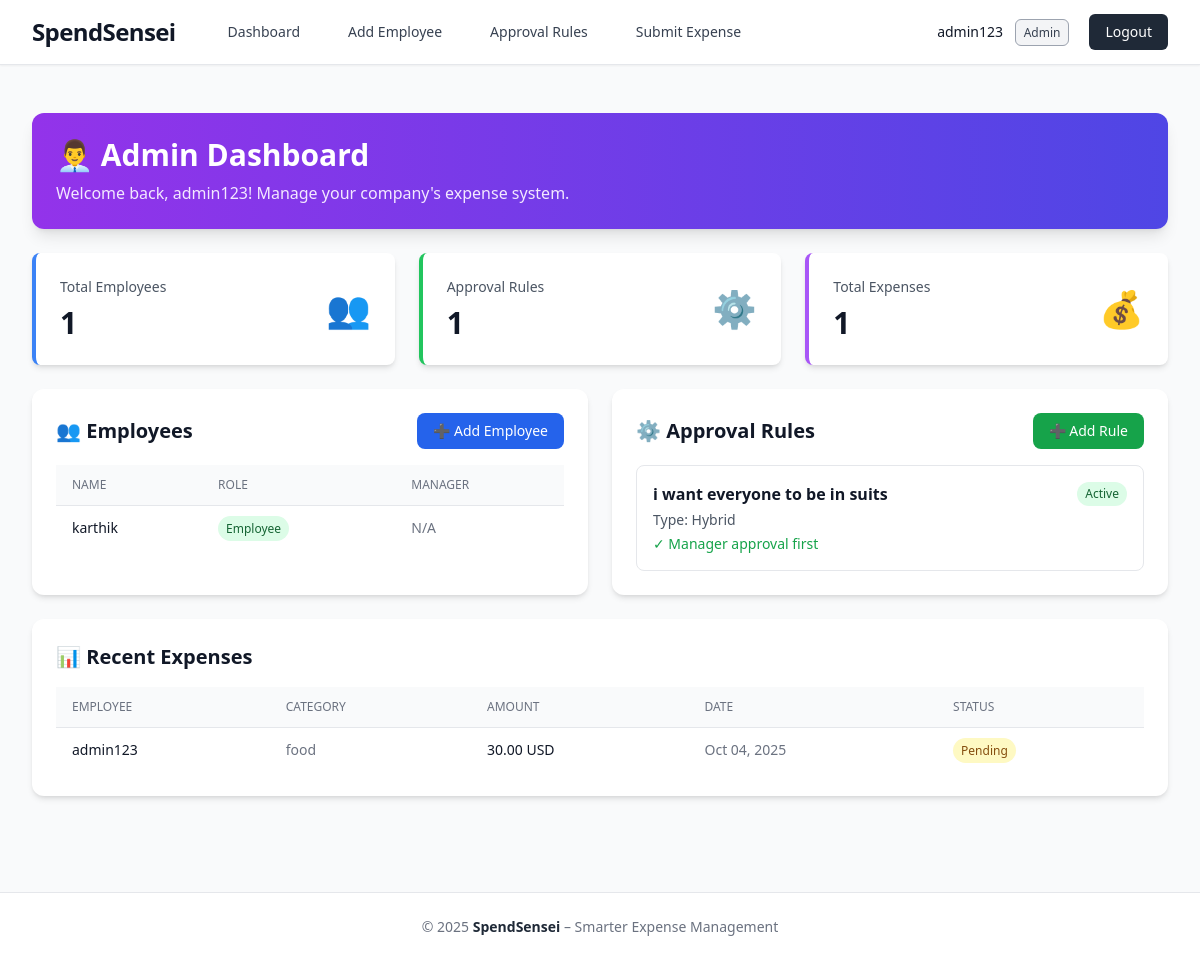
/admin-dashboard/ (signed in), run on the app's committed database.
### ExpenseManagement_app/models.py (models this page shows, shortened)
class CustomUser(AbstractUser):
    ROLE_CHOICES = [
        ('admin', 'Admin'),
        ('manager', 'Manager'),
        ('employee', 'Employee'),
    ]
    groups = models.ManyToManyField(
        Group,
        related_name='expensemanagementapp_user_set',
        blank=True,
    )
    user_permissions = models.ManyToManyField(
        Permission,
        related_name='expensemanagementapp_user_permissions_set',
        blank=True,
    )
    company = models.ForeignKey(
        Company,
        on_delete=models.CASCADE,
        related_name='users',
        null=True,
        blank=True
    )
    role = models.CharField(max_length=20, choices=ROLE_CHOICES, default='employee')
    manager = models.ForeignKey(
        'self',
        on_delete=models.SET_NULL,
        null=True,
        blank=True,
        related_name='subordinates'
    )

class ApprovalRule(models.Model):
    RULE_TYPE_CHOICES = [
        ('sequential', 'Sequential Approval'),
        ('percentage', 'Percentage Rule'),
        ('specific', 'Specific Approver'),
        ('hybrid', 'Hybrid Rule'),
    ]
    company = models.ForeignKey(Company, on_delete=models.CASCADE, related_name='approval_rules')
    name = models.CharField(max_length=255)
    rule_type = models.CharField(max_length=20, choices=RULE_TYPE_CHOICES)
    percentage_threshold = models.IntegerField(null=True, blank=True)
    specific_approver = models.ForeignKey(
        CustomUser,
        on_delete=models.SET_NULL,
        null=True,
        blank=True,
        related_name='specific_approval_rules'
    )
    is_manager_first = models.BooleanField(default=False)
    is_active = models.BooleanField(default=True)
    created_at = models.DateTimeField(auto_now_add=True)

class Expense(models.Model):
    STATUS_CHOICES = [
        ('pending', 'Pending'),
        ('approved', 'Approved'),
        ('rejected', 'Rejected'),
    ]
    CATEGORY_CHOICES = [
        ('travel', 'Travel'),
        ('food', 'Food & Dining'),
        ('office', 'Office Supplies'),
        ('transport', 'Transportation'),
        ('accommodation', 'Accommodation'),
        ('entertainment', 'Entertainment'),
        ('other', 'Other'),
    ]
    employee = models.ForeignKey(CustomUser, on_delete=models.CASCADE, related_name='expenses', null=True)
    company = models.ForeignKey(Company, on_delete=models.CASCADE, related_name='expenses', null=True)
    amount = models.DecimalField(max_digits=10, decimal_places=2)
    currency = models.CharField(max_length=10, null=True, blank=True)
    amount_in_company_currency = models.DecimalField(max_digits=10, decimal_places=2, null=True, blank=True)
    category = models.CharField(max_length=50, choices=CATEGORY_CHOICES)
    description = models.TextField()
    merchant_name = models.CharField(max_length=255, blank=True)
    expense_date = models.DateField()
    receipt_image = models.ImageField(upload_to='receipts/', null=True, blank=True)
    status = models.CharField(max_length=20, choices=STATUS_CHOICES, default='pending')
    approval_rule = models.ForeignKey(ApprovalRule, on_delete=models.SET_NULL, null=True, blank=True)
    current_step = models.IntegerField(default=0)
    created_at = models.DateTimeField(auto_now_add=True)
    updated_at = models.DateTimeField(auto_now=True)
    class Meta:
        ordering = ['-created_at']

### ExpenseManagement_app/views.py (the view)
# urls.py: path('admin-dashboard/', views.admin_dashboard, name='admin_dashboard'),
@login_required
def admin_dashboard(request):
    if request.user.role != 'admin':
        messages.error(request, 'Access denied')
        return redirect('dashboard')
    employees = CustomUser.objects.filter(company=request.user.company).exclude(id=request.user.id)
    approval_rules = ApprovalRule.objects.filter(company=request.user.company)
    expenses = Expense.objects.filter(company=request.user.company)[:10]
    context = {
        'employees': employees,
        'approval_rules': approval_rules,
        'expenses': expenses,
    }
    return render(request, 'admin_dashboard.html', context)

### templates/admin_dashboard.html (shortened to what this page needs)
{% extends 'base.html' %}
{% block content %}
<div class="space-y-6">
    <div class="bg-gradient-to-r from-purple-600 to-indigo-600 rounded-xl shadow-lg p-6 text-white">
        <h1 class="text-3xl font-bold mb-2">👨‍💼 Admin Dashboard</h1>
        <p class="text-purple-100">Welcome back, {{ user.username }}! Manage your company's expense system.</p>
    </div>
    <div class="grid grid-cols-1 md:grid-cols-3 gap-6">
        <div class="bg-white rounded-lg shadow-md p-6 border-l-4 border-blue-500">
            <div class="flex items-center justify-between">
                <div>
                    <p class="text-sm font-medium text-gray-600">Total Employees</p>
                    <p class="text-3xl font-bold text-gray-900 mt-2">{{ employees.count }}</p>
                </div>
                <div class="text-4xl">👥</div>
            </div>
        </div>
        <div class="bg-white rounded-lg shadow-md p-6 border-l-4 border-green-500">
            <div class="flex items-center justify-between">
                <div>
                    <p class="text-sm font-medium text-gray-600">Approval Rules</p>
                    <p class="text-3xl font-bold text-gray-900 mt-2">{{ approval_rules.count }}</p>
                </div>
                <div class="text-4xl">⚙️</div>
            </div>
        </div>
        <div class="bg-white rounded-lg shadow-md p-6 border-l-4 border-purple-500">
            <div class="flex items-center justify-between">
                <div>
                    <p class="text-sm font-medium text-gray-600">Total Expenses</p>
                    <p class="text-3xl font-bold text-gray-900 mt-2">{{ expenses.count }}</p>
                </div>
                <div class="text-4xl">💰</div>
            </div>
        </div>
    </div>
    <div class="grid grid-cols-1 lg:grid-cols-2 gap-6">
        <div class="bg-white rounded-xl shadow-md p-6">
            <div class="flex items-center justify-between mb-4">
                <h2 class="text-xl font-bold text-gray-900">👥 Employees</h2>
                <a href="{% url 'create_employee' %}"
                    class="px-4 py-2 bg-blue-600 text-white rounded-lg hover:bg-blue-700 transition text-sm font-medium">
                    ➕ Add Employee
                </a>
            </div>
            {% if employees %}
            <div class="overflow-x-auto">
                <table class="min-w-full divide-y divide-gray-200">
                    <thead class="bg-gray-50">
                        <tr>
                            <th class="px-4 py-3 text-left text-xs font-medium text-gray-500 uppercase">Name</th>
                            <th class="px-4 py-3 text-left text-xs font-medium text-gray-500 uppercase">Role</th>
                            <th class="px-4 py-3 text-left text-xs font-medium text-gray-500 uppercase">Manager</th>
                        </tr>
                    </thead>
                    <tbody class="bg-white divide-y divide-gray-200">
                        {% for employee in employees %}
                        <tr class="hover:bg-gray-50">
                            <td class="px-4 py-3 whitespace-nowrap text-sm font-medium text-gray-900">
                                {{ employee.username }}
                            </td>
                            <td class="px-4 py-3 whitespace-nowrap text-sm">
                                <span class="px-2 py-1 text-xs rounded-full {% if employee.role == 'admin' %}bg-purple-100 text-purple-800{% elif employee.role == 'manager' %}bg-blue-100 text-blue-800{% else %}bg-green-100 text-green-800{% endif %}">
                                    {{ employee.role|title }}
                                </span>
                            </td>
                            <td class="px-4 py-3 whitespace-nowrap text-sm text-gray-500">
                                {{ employee.manager.username|default:"N/A" }}
                            </td>
                        </tr>
                        {% endfor %}
                    </tbody>
                </table>
            </div>
            {% else %}
            <p class="text-gray-500 text-center py-8">No employees yet. Add your first employee!</p>
            {% endif %}
        </div>
        <div class="bg-white rounded-xl shadow-md p-6">
            <div class="flex items-center justify-between mb-4">
                <h2 class="text-xl font-bold text-gray-900">⚙️ Approval Rules</h2>
                <a href="{% url 'create_approval_rule' %}"
                    class="px-4 py-2 bg-green-600 text-white rounded-lg hover:bg-green-700 transition text-sm font-medium">
                    ➕ Add Rule
                </a>
            </div>
            {% if approval_rules %}
            <div class="space-y-3">
                {% for rule in approval_rules %}
                <div class="border border-gray-200 rounded-lg p-4 hover:bg-gray-50 transition">
                    <div class="flex items-start justify-between">
                        <div>
                            <h3 class="font-semibold text-gray-900">{{ rule.name }}</h3>
                            <p class="text-sm text-gray-600 mt-1">
                                Type: <span class="font-medium">{{ rule.rule_type|title }}</span>
                            </p>
                            {% if rule.is_manager_first %}
                            <p class="text-sm text-green-600 mt-1">✓ Manager approval first</p>
                            {% endif %}
                        </div>
                        <span class="px-2 py-1 text-xs rounded-full {% if rule.is_active %}bg-green-100 text-green-800{% else %}bg-gray-100 text-gray-800{% endif %}">
                            {{ rule.is_active|yesno:"Active,Inactive" }}
                        </span>
                    </div>
                </div>
                {% endfor %}
            </div>
            {% else %}
            <p class="text-gray-500 text-center py-8">No approval rules yet. Create your first rule!</p>
            {% endif %}
        </div>
    </div>
    <div class="bg-white rounded-xl shadow-md p-6">
        <h2 class="text-xl font-bold text-gray-900 mb-4">📊 Recent Expenses</h2>
        {% if expenses %}
        <div class="overflow-x-auto">
            <table class="min-w-full divide-y divide-gray-200">
                <thead class="bg-gray-50">
                    <tr>
                        <th class="px-4 py-3 text-left text-xs font-medium text-gray-500 uppercase">Employee</th>
                        <th class="px-4 py-3 text-left text-xs font-medium text-gray-500 uppercase">Category</th>
                        <th class="px-4 py-3 text-left text-xs font-medium text-gray-500 uppercase">Amount</th>
                        <th class="px-4 py-3 text-left text-xs font-medium text-gray-500 uppercase">Date</th>
                        <th class="px-4 py-3 text-left text-xs font-medium text-gray-500 uppercase">Status</th>
                    </tr>
                </thead>
                <tbody class="bg-white divide-y divide-gray-200">
                    {% for expense in expenses %}
                    <tr class="hover:bg-gray-50">
                        <td class="px-4 py-3 whitespace-nowrap text-sm font-medium text-gray-900">
                            {{ expense.employee.username }}
                        </td>
                        <td class="px-4 py-3 whitespace-nowrap text-sm text-gray-500">
                            {{ expense.category }}
                        </td>
                        <td class="px-4 py-3 whitespace-nowrap text-sm text-gray-900 font-medium">
                            {{ expense.amount }} {{ expense.currency }}
                        </td>
                        <td class="px-4 py-3 whitespace-nowrap text-sm text-gray-500">
                            {{ expense.expense_date|date:"M d, Y" }}
                        </td>
                        <td class="px-4 py-3 whitespace-nowrap text-sm">
                            <span class="px-2 py-1 text-xs rounded-full {% if expense.status == 'approved' %}bg-green-100 text-green-800{% elif expense.status == 'rejected' %}bg-red-100 text-red-800{% elif expense.status == 'pending' %}bg-yellow-100 text-yellow-800{% else %}bg-blue-100 text-blue-800{% endif %}">
                                {{ expense.status|title }}
                            </span>
                        </td>
                    </tr>
                    {% endfor %}
                </tbody>
            </table>
        </div>
        {% else %}
        <p class="text-gray-500 text-center py-8">No expenses submitted yet.</p>
        {% endif %}
    </div>
</div>
{% endblock %}

### templates/base.html (shortened to what this page needs)
<!DOCTYPE html>
<html lang="en">
<head>
    <script src="https://cdn.tailwindcss.com"></script>
</head>
<body class="bg-gray-50 min-h-screen font-inter antialiased text-gray-800">
    {% if user.is_authenticated %}
    <nav class="bg-white shadow-sm border-b border-gray-200 backdrop-blur-sm sticky top-0 z-50">
        <div class="max-w-7xl mx-auto px-4 sm:px-6 lg:px-8">
            <div class="flex justify-between h-16">
                <div class="flex items-center space-x-10">
                    <a href="{% url 'dashboard' %}" class="flex items-center">
                        <span class="text-2xl font-semibold text-gray-900 tracking-tight">SpendSensei</span>
                    </a>
                    <div class="hidden sm:flex sm:space-x-6">
                        <a href="{% url 'dashboard' %}"
                           class="px-3 py-2 rounded-md text-sm font-medium text-gray-700 hover:bg-gray-100 hover:text-gray-900 transition">
                            Dashboard
                        </a>
                        {% if user.role == 'admin' %}
                        <a href="{% url 'create_employee' %}"
                           class="px-3 py-2 rounded-md text-sm font-medium text-gray-700 hover:bg-gray-100 hover:text-gray-900 transition">
                            Add Employee
                        </a>
                        <a href="{% url 'create_approval_rule' %}"
                           class="px-3 py-2 rounded-md text-sm font-medium text-gray-700 hover:bg-gray-100 hover:text-gray-900 transition">
                            Approval Rules
                        </a>
                        {% endif %}
                        <a href="{% url 'submit_expense' %}"
                           class="px-3 py-2 rounded-md text-sm font-medium text-gray-700 hover:bg-gray-100 hover:text-gray-900 transition">
                            Submit Expense
                        </a>
                    </div>
                </div>
                <div class="flex items-center space-x-5">
                    <div class="text-sm text-gray-700">
                        <span class="font-medium text-gray-900">{{ user.username }}</span>
                        <span class="ml-2 px-2 py-1 text-xs rounded-md border
                            {% if user.role == 'admin' %}
                                border-gray-400 bg-gray-100 text-gray-700
                            {% elif user.role == 'manager' %}
                                border-gray-400 bg-gray-100 text-gray-700
                            {% else %}
                                border-gray-300 bg-gray-50 text-gray-700
                            {% endif %}">
                            {{ user.role|title }}
                        </span>
                    </div>
                    <a href="{% url 'logout' %}"
                       class="px-4 py-2 text-sm font-medium text-white bg-gray-800 hover:bg-gray-900 rounded-md transition">
                        Logout
                    </a>
                </div>
            </div>
        </div>
    </nav>
    {% endif %}
    <main class="max-w-7xl mx-auto px-4 sm:px-6 lg:px-8 py-12">
        {% block content %}
        {% endblock %}
    </main>
    <footer class="bg-white border-t border-gray-200 mt-12">
        <div class="max-w-7xl mx-auto px-4 sm:px-6 lg:px-8 py-6 text-center">
            <p class="text-sm text-gray-500">
                © 2025 <span class="font-semibold text-gray-800">SpendSensei</span> – Smarter Expense Management
            </p>
        </div>
    </footer>
</body>
</html>

### data on the page
CustomUser: username "admin123", role "Admin"
CustomUser: username "karthik", role "Employee", manager.username "N/A"
ApprovalRule: name "i want everyone to be in suits", rule_type "Hybrid", is_manager_first "✓ Manager approval first", is_active "Active"
Expense: employee.username "admin123", category "food", amount "30.00", currency "USD", expense_date "Oct 04, 2025", status "Pending"

### other printed values
{{ employees.count }} "1"
{{ approval_rules.count }} "1"
{{ expenses.count }} "1"
